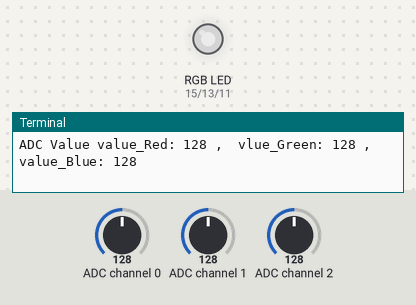
A program run on a simulated Raspberry Pi (header pin numbers). On the bench: an RGB LED mixed from three pins (HIGH = lit), the last lines printed to the terminal. Inputs (shaded band) come from the test bench; at power-on: ADC channel 0 = 128, ADC channel 1 = 128, ADC channel 2 = 128 (analog values on the 0–255 scale). Dim RGB values are drawn brighter than linear.

Above: at 1.2 s.
1.3 s: ADC channel 0 set to 178
At 1.7 s:
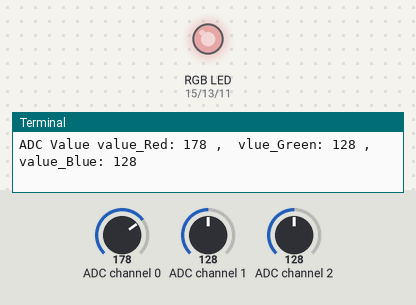
2.8 s: ADC channel 1 set to 178
At 4.0 s:
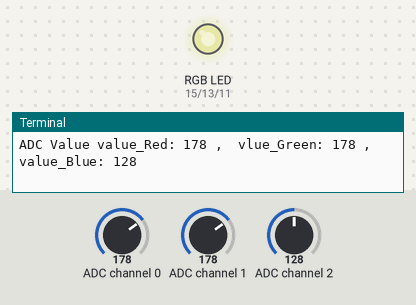
4.3 s: ADC channel 2 set to 178
At 5.0 s:
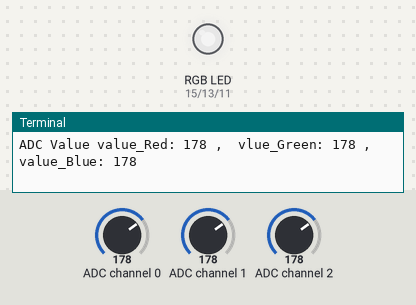
5.8 s: ADC channel 0 set to 224
At 6.1 s:
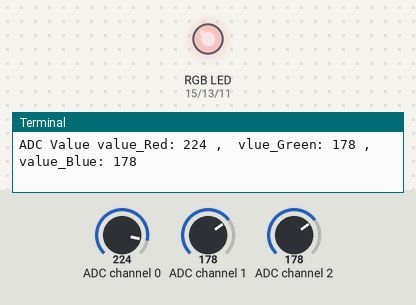
7.3 s: ADC channel 1 set to 224
At 7.6 s:
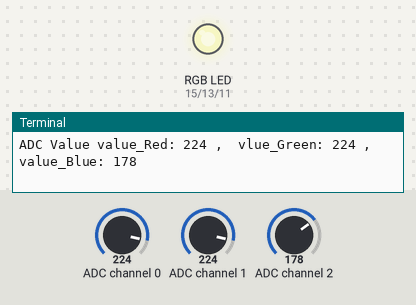
8.8 s: ADC channel 2 set to 224
At 9.9 s:
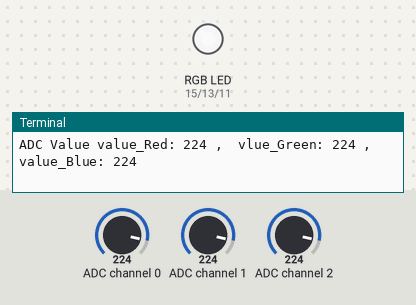
Timing chart, 0 to 11.3 s (numbered marks = the images above; inputs shaded):
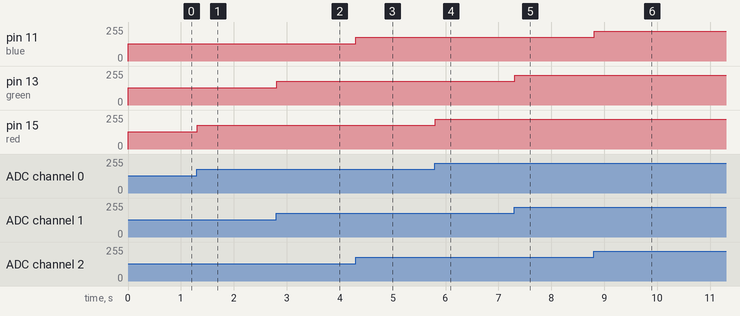

The program:

Potenziometriii_con_led_RGB.py
```python
import RPi.GPIO as gp
import time
from ADCDevice import *

red=15
green=13
blue=11

adc=ADCDevice()

def setup():

    global adc

    if(adc.detectI2C(0x48)): # Detect the pcf8591.
        adc = PCF8591()
    elif(adc.detectI2C(0x4b)): # Detect the ads7830
        adc = ADS7830()
    else:
        print("No correct I2C address found, \n"
        "Please use command 'i2cdetect -y 1' to check the I2C address! \n"
        "Program Exit. \n");
        exit(-1)

    global  pRed,pGreen,pBlue

    gp.setmode(gp.BOARD)
    gp.setup(red,gp.OUT)
    gp.setup(green, gp.OUT)
    gp.setup(blue,gp.OUT)

    pRed = gp.PWM(red,1000)    # configure PMW for RGBLED pins, set PWM Frequence to 1kHz
    pRed.start(0)
    pGreen = gp.PWM(green,1000)
    pGreen.start(0)
    pBlue = gp.PWM(blue,1000)
    pBlue.start(0)


def loop():

    while True:

        valRed=adc.analogRead(0)   # 0 sta ad indicare a0 di ADCDevice
        valBlue=adc.analogRead(2)
        valGreen=adc.analogRead(1)

        pRed.ChangeDutyCycle(valRed*100/255)  # map the read value of potentiometers into PWM value and output it
        pGreen.ChangeDutyCycle(valGreen*100/255)
        pBlue.ChangeDutyCycle(valBlue*100/255)
        # print read ADC value
        print ('ADC Value value_Red: %d ,\tvlue_Green: %d ,\tvalue_Blue: %d'%(valRed,valGreen,valBlue))
        time.sleep(0.01)


def destroy():
    adc.close()
    gp.cleanup()

if __name__ == '__main__': # Program entrance
    print ('Program is starting ... ')
    setup()
    try:
        loop()
    except KeyboardInterrupt: # Press ctrl-c to end the program.
        destroy()
```

Measured:
- after the input at 1.3 s, pin 15 (red): 128/255 → 178/255 at once
- after the input at 2.8 s, pin 13 (green): 128/255 → 178/255 at once
- after the input at 4.3 s, pin 11 (blue): 128/255 → 178/255 at once
- after the input at 5.8 s, pin 15 (red): 178/255 → 224/255 at once
- after the input at 7.3 s, pin 13 (green): 178/255 → 224/255 at once
- after the input at 8.8 s, pin 11 (blue): 178/255 → 224/255 at once
